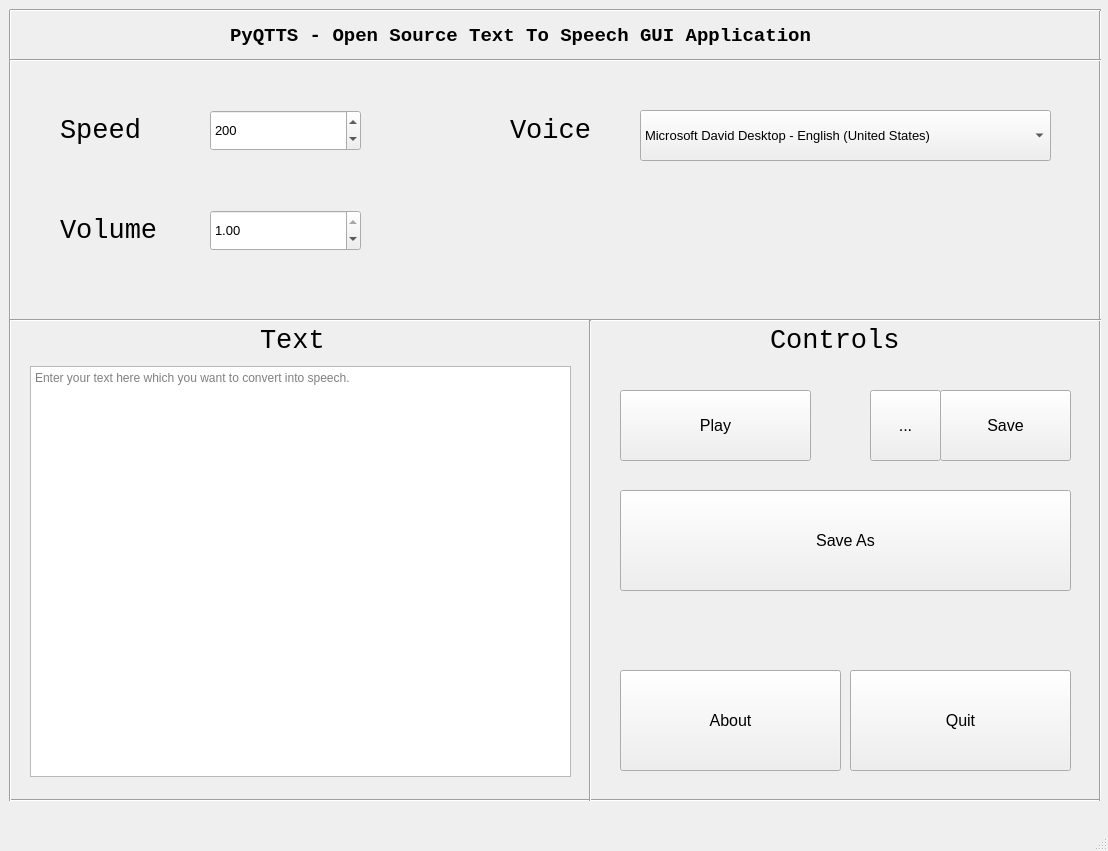
<?xml version="1.0" encoding="UTF-8"?>
<ui version="4.0">
 <class>MainWindow</class>
 <widget class="QMainWindow" name="MainWindow">
  <property name="geometry">
   <rect>
    <x>0</x>
    <y>0</y>
    <width>1108</width>
    <height>851</height>
   </rect>
  </property>
  <property name="windowTitle">
   <string>PyQTTS - Open Source Text To Speech GUI Application</string>
  </property>
  <property name="toolButtonStyle">
   <enum>Qt::ToolButtonIconOnly</enum>
  </property>
  <widget class="QWidget" name="centralwidget">
   <widget class="Line" name="horizontalLineBottom">
    <property name="geometry">
     <rect>
      <x>10</x>
      <y>790</y>
      <width>1091</width>
      <height>20</height>
     </rect>
    </property>
    <property name="orientation">
     <enum>Qt::Horizontal</enum>
    </property>
   </widget>
   <widget class="Line" name="verticalLineLeft">
    <property name="geometry">
     <rect>
      <x>0</x>
      <y>10</y>
      <width>20</width>
      <height>791</height>
     </rect>
    </property>
    <property name="orientation">
     <enum>Qt::Vertical</enum>
    </property>
   </widget>
   <widget class="Line" name="verticalLineRight">
    <property name="geometry">
     <rect>
      <x>1090</x>
      <y>10</y>
      <width>20</width>
      <height>791</height>
     </rect>
    </property>
    <property name="orientation">
     <enum>Qt::Vertical</enum>
    </property>
   </widget>
   <widget class="Line" name="horizontalLineTop">
    <property name="geometry">
     <rect>
      <x>10</x>
      <y>0</y>
      <width>1091</width>
      <height>20</height>
     </rect>
    </property>
    <property name="orientation">
     <enum>Qt::Horizontal</enum>
    </property>
   </widget>
   <widget class="Line" name="horizontalLineSeparator">
    <property name="geometry">
     <rect>
      <x>10</x>
      <y>310</y>
      <width>1091</width>
      <height>20</height>
     </rect>
    </property>
    <property name="orientation">
     <enum>Qt::Horizontal</enum>
    </property>
   </widget>
   <widget class="Line" name="verticalLineTextSeparator">
    <property name="geometry">
     <rect>
      <x>580</x>
      <y>320</y>
      <width>20</width>
      <height>481</height>
     </rect>
    </property>
    <property name="orientation">
     <enum>Qt::Vertical</enum>
    </property>
   </widget>
   <widget class="QLabel" name="label">
    <property name="geometry">
     <rect>
      <x>230</x>
      <y>-10</y>
      <width>671</width>
      <height>91</height>
     </rect>
    </property>
    <property name="font">
     <font>
      <family>Consolas</family>
      <pointsize>14</pointsize>
      <weight>75</weight>
      <bold>true</bold>
     </font>
    </property>
    <property name="toolTip">
     <string/>
    </property>
    <property name="statusTip">
     <string>Designed &amp; Developed By &lt;/Rudransh Joshi&gt; | GitHub: FireHead90544</string>
    </property>
    <property name="text">
     <string>PyQTTS - Open Source Text To Speech GUI Application</string>
    </property>
   </widget>
   <widget class="Line" name="horizontalLineTitleSeparator">
    <property name="geometry">
     <rect>
      <x>10</x>
      <y>50</y>
      <width>1091</width>
      <height>20</height>
     </rect>
    </property>
    <property name="orientation">
     <enum>Qt::Horizontal</enum>
    </property>
   </widget>
   <widget class="QLabel" name="labelSpeechRate">
    <property name="geometry">
     <rect>
      <x>60</x>
      <y>110</y>
      <width>91</width>
      <height>41</height>
     </rect>
    </property>
    <property name="font">
     <font>
      <family>Consolas</family>
      <pointsize>20</pointsize>
      <weight>50</weight>
      <bold>false</bold>
     </font>
    </property>
    <property name="text">
     <string>Speed</string>
    </property>
   </widget>
   <widget class="QLabel" name="labelSpeechVolume">
    <property name="geometry">
     <rect>
      <x>60</x>
      <y>210</y>
      <width>111</width>
      <height>41</height>
     </rect>
    </property>
    <property name="font">
     <font>
      <family>Consolas</family>
      <pointsize>20</pointsize>
      <weight>50</weight>
      <bold>false</bold>
     </font>
    </property>
    <property name="text">
     <string>Volume</string>
    </property>
   </widget>
   <widget class="QDoubleSpinBox" name="volumeSpinBox">
    <property name="geometry">
     <rect>
      <x>210</x>
      <y>210</y>
      <width>151</width>
      <height>41</height>
     </rect>
    </property>
    <property name="font">
     <font>
      <family>MS Shell Dlg 2</family>
      <pointsize>10</pointsize>
      <weight>50</weight>
      <bold>false</bold>
     </font>
    </property>
    <property name="toolTip">
     <string>Volume of the Speech. It determines the loudness of the sound.</string>
    </property>
    <property name="toolTipDuration">
     <number>5</number>
    </property>
    <property name="statusTip">
     <string extracomment="Volume of the Speech. It determines the loudness of the sound.">Volume of the Speech. It determines the loudness of the sound.</string>
    </property>
    <property name="maximum">
     <double>1.000000000000000</double>
    </property>
    <property name="singleStep">
     <double>0.100000000000000</double>
    </property>
    <property name="value">
     <double>1.000000000000000</double>
    </property>
   </widget>
   <widget class="QSpinBox" name="speedSpinBox">
    <property name="geometry">
     <rect>
      <x>210</x>
      <y>110</y>
      <width>151</width>
      <height>41</height>
     </rect>
    </property>
    <property name="font">
     <font>
      <pointsize>10</pointsize>
     </font>
    </property>
    <property name="toolTip">
     <string>Speed of the speech in WPM. How fast or slow will the words be spoken.</string>
    </property>
    <property name="toolTipDuration">
     <number>5</number>
    </property>
    <property name="statusTip">
     <string extracomment="Speed of the speech in WPM. How fast or slow will the words be spoken.">Speed of the speech in WPM. How fast or slow will the words be spoken.</string>
    </property>
    <property name="minimum">
     <number>10</number>
    </property>
    <property name="maximum">
     <number>1000</number>
    </property>
    <property name="singleStep">
     <number>10</number>
    </property>
    <property name="value">
     <number>200</number>
    </property>
   </widget>
   <widget class="QLabel" name="labelSpeechRate_2">
    <property name="geometry">
     <rect>
      <x>510</x>
      <y>110</y>
      <width>91</width>
      <height>41</height>
     </rect>
    </property>
    <property name="font">
     <font>
      <family>Consolas</family>
      <pointsize>20</pointsize>
      <weight>50</weight>
      <bold>false</bold>
     </font>
    </property>
    <property name="text">
     <string>Voice</string>
    </property>
   </widget>
   <widget class="QComboBox" name="voiceComboBox">
    <property name="geometry">
     <rect>
      <x>640</x>
      <y>110</y>
      <width>411</width>
      <height>51</height>
     </rect>
    </property>
    <property name="font">
     <font>
      <pointsize>10</pointsize>
     </font>
    </property>
    <property name="toolTip">
     <string>Voice of the spokesperson. Select one voice from available voices installed on your system.</string>
    </property>
    <property name="toolTipDuration">
     <number>5</number>
    </property>
    <property name="statusTip">
     <string extracomment="Voice of the spokesperson. Select one voice from available voices installed on your system.">Voice of the spokesperson. Select one voice from available voices installed on your system.</string>
    </property>
    <property name="editable">
     <bool>false</bool>
    </property>
    <property name="maxVisibleItems">
     <number>25</number>
    </property>
    <item>
     <property name="text">
      <string>Microsoft David Desktop - English (United States)</string>
     </property>
    </item>
   </widget>
   <widget class="QTextEdit" name="ttsTextEdit">
    <property name="geometry">
     <rect>
      <x>30</x>
      <y>366</y>
      <width>541</width>
      <height>411</height>
     </rect>
    </property>
    <property name="toolTip">
     <string>The text which you want to convert into speech.</string>
    </property>
    <property name="toolTipDuration">
     <number>5</number>
    </property>
    <property name="statusTip">
     <string extracomment="The text which you want to convert into speech.">The text which you want to convert into speech.</string>
    </property>
    <property name="tabStopDistance">
     <double>79.000000000000000</double>
    </property>
    <property name="placeholderText">
     <string>Enter your text here which you want to convert into speech.</string>
    </property>
   </widget>
   <widget class="QLabel" name="labelTtsText">
    <property name="geometry">
     <rect>
      <x>260</x>
      <y>320</y>
      <width>81</width>
      <height>41</height>
     </rect>
    </property>
    <property name="font">
     <font>
      <family>Consolas</family>
      <pointsize>20</pointsize>
      <weight>50</weight>
      <bold>false</bold>
     </font>
    </property>
    <property name="text">
     <string>Text</string>
    </property>
   </widget>
   <widget class="QPushButton" name="playPushButton">
    <property name="geometry">
     <rect>
      <x>620</x>
      <y>390</y>
      <width>191</width>
      <height>71</height>
     </rect>
    </property>
    <property name="font">
     <font>
      <pointsize>12</pointsize>
     </font>
    </property>
    <property name="statusTip">
     <string>Plays the speech with the selected settings and given text.</string>
    </property>
    <property name="text">
     <string>Play</string>
    </property>
   </widget>
   <widget class="QLabel" name="labelTtsText_2">
    <property name="geometry">
     <rect>
      <x>770</x>
      <y>320</y>
      <width>141</width>
      <height>41</height>
     </rect>
    </property>
    <property name="font">
     <font>
      <family>Consolas</family>
      <pointsize>20</pointsize>
      <weight>50</weight>
      <bold>false</bold>
     </font>
    </property>
    <property name="text">
     <string>Controls</string>
    </property>
   </widget>
   <widget class="QPushButton" name="batchSavePushButton">
    <property name="geometry">
     <rect>
      <x>940</x>
      <y>390</y>
      <width>131</width>
      <height>71</height>
     </rect>
    </property>
    <property name="font">
     <font>
      <pointsize>12</pointsize>
     </font>
    </property>
    <property name="statusTip">
     <string>Saves the file instantly in the directory selected with names 1.wav, 2.wav, and so on. Click (...) button on left to select directory.</string>
    </property>
    <property name="text">
     <string>Save</string>
    </property>
   </widget>
   <widget class="QPushButton" name="savePushButton">
    <property name="geometry">
     <rect>
      <x>620</x>
      <y>490</y>
      <width>451</width>
      <height>101</height>
     </rect>
    </property>
    <property name="font">
     <font>
      <pointsize>12</pointsize>
     </font>
    </property>
    <property name="statusTip">
     <string>Saves the speech output in .wav format.</string>
    </property>
    <property name="text">
     <string>Save As</string>
    </property>
   </widget>
   <widget class="QPushButton" name="quitPushButton">
    <property name="geometry">
     <rect>
      <x>850</x>
      <y>670</y>
      <width>221</width>
      <height>101</height>
     </rect>
    </property>
    <property name="font">
     <font>
      <pointsize>12</pointsize>
     </font>
    </property>
    <property name="statusTip">
     <string>Quits the application.</string>
    </property>
    <property name="text">
     <string>Quit</string>
    </property>
   </widget>
   <widget class="QPushButton" name="aboutPushButton">
    <property name="geometry">
     <rect>
      <x>620</x>
      <y>670</y>
      <width>221</width>
      <height>101</height>
     </rect>
    </property>
    <property name="font">
     <font>
      <pointsize>12</pointsize>
     </font>
    </property>
    <property name="statusTip">
     <string>Shows the info about the application and developer.</string>
    </property>
    <property name="text">
     <string>About</string>
    </property>
   </widget>
   <widget class="QPushButton" name="directorySelectPushButton">
    <property name="geometry">
     <rect>
      <x>870</x>
      <y>390</y>
      <width>71</width>
      <height>71</height>
     </rect>
    </property>
    <property name="font">
     <font>
      <pointsize>12</pointsize>
     </font>
    </property>
    <property name="statusTip">
     <string>Select the directory to save Batch save output in.</string>
    </property>
    <property name="text">
     <string>...</string>
    </property>
   </widget>
  </widget>
  <widget class="QMenuBar" name="menubar">
   <property name="geometry">
    <rect>
     <x>0</x>
     <y>0</y>
     <width>1108</width>
     <height>26</height>
    </rect>
   </property>
  </widget>
  <widget class="QStatusBar" name="statusbar"/>
 </widget>
 <resources/>
 <connections/>
</ui>
